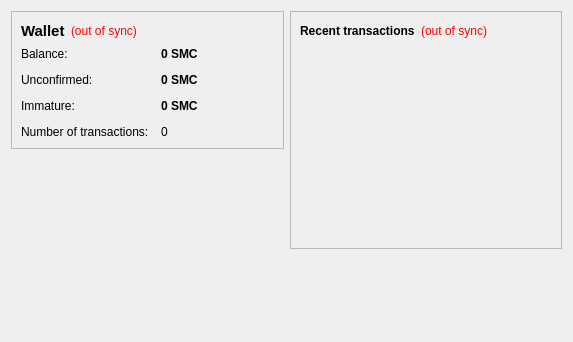
<?xml version="1.0" encoding="UTF-8"?>
<ui version="4.0">
 <class>OverviewPage</class>
 <widget class="QWidget" name="OverviewPage">
  <property name="geometry">
   <rect>
    <x>0</x>
    <y>0</y>
    <width>573</width>
    <height>342</height>
   </rect>
  </property>
  <property name="windowTitle">
   <string>Form</string>
  </property>
  <layout class="QHBoxLayout" name="horizontalLayout" stretch="1,1">
   <item>
    <layout class="QVBoxLayout" name="verticalLayout_2">
     <item>
      <widget class="QFrame" name="frame">
       <property name="frameShape">
        <enum>QFrame::StyledPanel</enum>
       </property>
       <property name="frameShadow">
        <enum>QFrame::Raised</enum>
       </property>
       <layout class="QVBoxLayout" name="verticalLayout_4">
        <item>
         <layout class="QHBoxLayout" name="horizontalLayout_4">
          <item>
           <widget class="QLabel" name="label_5">
            <property name="font">
             <font>
              <pointsize>11</pointsize>
              <weight>75</weight>
              <bold>true</bold>
             </font>
            </property>
            <property name="text">
             <string>Wallet</string>
            </property>
           </widget>
          </item>
          <item>
           <widget class="QLabel" name="labelWalletStatus">
            <property name="toolTip">
             <string>The displayed information may be out of date. Your wallet automatically synchronizes with the EconCoin network after a connection is established, but this process has not completed yet.</string>
            </property>
            <property name="styleSheet">
             <string notr="true">QLabel { color: red; }</string>
            </property>
            <property name="text">
             <string notr="true">(out of sync)</string>
            </property>
            <property name="alignment">
             <set>Qt::AlignLeading|Qt::AlignLeft|Qt::AlignVCenter</set>
            </property>
           </widget>
          </item>
          <item>
           <spacer name="horizontalSpacer_2">
            <property name="orientation">
             <enum>Qt::Horizontal</enum>
            </property>
            <property name="sizeHint" stdset="0">
             <size>
              <width>40</width>
              <height>20</height>
             </size>
            </property>
           </spacer>
          </item>
         </layout>
        </item>
        <item>
         <layout class="QFormLayout" name="formLayout_2">
          <property name="fieldGrowthPolicy">
           <enum>QFormLayout::AllNonFixedFieldsGrow</enum>
          </property>
          <property name="horizontalSpacing">
           <number>12</number>
          </property>
          <property name="verticalSpacing">
           <number>12</number>
          </property>
          <item row="0" column="0">
           <widget class="QLabel" name="label">
            <property name="text">
             <string>Balance:</string>
            </property>
           </widget>
          </item>
          <item row="0" column="1">
           <widget class="QLabel" name="labelBalance">
            <property name="font">
             <font>
              <weight>75</weight>
              <bold>true</bold>
             </font>
            </property>
            <property name="cursor">
             <cursorShape>IBeamCursor</cursorShape>
            </property>
            <property name="toolTip">
             <string>Your current balance</string>
            </property>
            <property name="text">
             <string notr="true">0 SMC</string>
            </property>
            <property name="textInteractionFlags">
             <set>Qt::LinksAccessibleByMouse|Qt::TextSelectableByKeyboard|Qt::TextSelectableByMouse</set>
            </property>
           </widget>
          </item>
          <item row="1" column="0">
           <widget class="QLabel" name="label_3">
            <property name="text">
             <string>Unconfirmed:</string>
            </property>
           </widget>
          </item>
          <item row="1" column="1">
           <widget class="QLabel" name="labelUnconfirmed">
            <property name="font">
             <font>
              <weight>75</weight>
              <bold>true</bold>
             </font>
            </property>
            <property name="cursor">
             <cursorShape>IBeamCursor</cursorShape>
            </property>
            <property name="toolTip">
             <string>Total of transactions that have yet to be confirmed, and do not yet count toward the current balance</string>
            </property>
            <property name="text">
             <string notr="true">0 SMC</string>
            </property>
            <property name="textInteractionFlags">
             <set>Qt::LinksAccessibleByMouse|Qt::TextSelectableByKeyboard|Qt::TextSelectableByMouse</set>
            </property>
           </widget>
          </item>
          <item row="3" column="0">
           <widget class="QLabel" name="label_2">
            <property name="text">
             <string>Number of transactions:</string>
            </property>
           </widget>
          </item>
          <item row="3" column="1">
           <widget class="QLabel" name="labelNumTransactions">
            <property name="toolTip">
             <string>Total number of transactions in wallet</string>
            </property>
            <property name="text">
             <string notr="true">0</string>
            </property>
           </widget>
          </item>
          <item row="2" column="0">
           <widget class="QLabel" name="labelImmatureText">
            <property name="text">
             <string>Immature:</string>
            </property>
           </widget>
          </item>
          <item row="2" column="1">
           <widget class="QLabel" name="labelImmature">
            <property name="font">
             <font>
              <weight>75</weight>
              <bold>true</bold>
             </font>
            </property>
            <property name="toolTip">
             <string>Mined balance that has not yet matured</string>
            </property>
            <property name="text">
             <string notr="true">0 SMC</string>
            </property>
            <property name="textInteractionFlags">
             <set>Qt::LinksAccessibleByMouse|Qt::TextSelectableByKeyboard|Qt::TextSelectableByMouse</set>
            </property>
           </widget>
          </item>
         </layout>
        </item>
       </layout>
      </widget>
     </item>
     <item>
      <spacer name="verticalSpacer">
       <property name="orientation">
        <enum>Qt::Vertical</enum>
       </property>
       <property name="sizeHint" stdset="0">
        <size>
         <width>20</width>
         <height>40</height>
        </size>
       </property>
      </spacer>
     </item>
    </layout>
   </item>
   <item>
    <layout class="QVBoxLayout" name="verticalLayout_3">
     <item>
      <widget class="QFrame" name="frame_2">
       <property name="frameShape">
        <enum>QFrame::StyledPanel</enum>
       </property>
       <property name="frameShadow">
        <enum>QFrame::Raised</enum>
       </property>
       <layout class="QVBoxLayout" name="verticalLayout">
        <item>
         <layout class="QHBoxLayout" name="horizontalLayout_2">
          <item>
           <widget class="QLabel" name="label_4">
            <property name="text">
             <string>&lt;b&gt;Recent transactions&lt;/b&gt;</string>
            </property>
           </widget>
          </item>
          <item>
           <widget class="QLabel" name="labelTransactionsStatus">
            <property name="toolTip">
             <string>The displayed information may be out of date. Your wallet automatically synchronizes with the EconCoin network after a connection is established, but this process has not completed yet.</string>
            </property>
            <property name="styleSheet">
             <string notr="true">QLabel { color: red; }</string>
            </property>
            <property name="text">
             <string notr="true">(out of sync)</string>
            </property>
            <property name="alignment">
             <set>Qt::AlignRight|Qt::AlignTrailing|Qt::AlignVCenter</set>
            </property>
           </widget>
          </item>
          <item>
           <spacer name="horizontalSpacer">
            <property name="orientation">
             <enum>Qt::Horizontal</enum>
            </property>
            <property name="sizeHint" stdset="0">
             <size>
              <width>40</width>
              <height>20</height>
             </size>
            </property>
           </spacer>
          </item>
         </layout>
        </item>
        <item>
         <widget class="QListView" name="listTransactions">
          <property name="styleSheet">
           <string notr="true">QListView { background: transparent; }</string>
          </property>
          <property name="frameShape">
           <enum>QFrame::NoFrame</enum>
          </property>
          <property name="verticalScrollBarPolicy">
           <enum>Qt::ScrollBarAlwaysOff</enum>
          </property>
          <property name="horizontalScrollBarPolicy">
           <enum>Qt::ScrollBarAlwaysOff</enum>
          </property>
          <property name="selectionMode">
           <enum>QAbstractItemView::NoSelection</enum>
          </property>
         </widget>
        </item>
       </layout>
      </widget>
     </item>
     <item>
      <spacer name="verticalSpacer_2">
       <property name="orientation">
        <enum>Qt::Vertical</enum>
       </property>
       <property name="sizeHint" stdset="0">
        <size>
         <width>20</width>
         <height>40</height>
        </size>
       </property>
      </spacer>
     </item>
    </layout>
   </item>
  </layout>
 </widget>
 <resources/>
 <connections/>
</ui>
